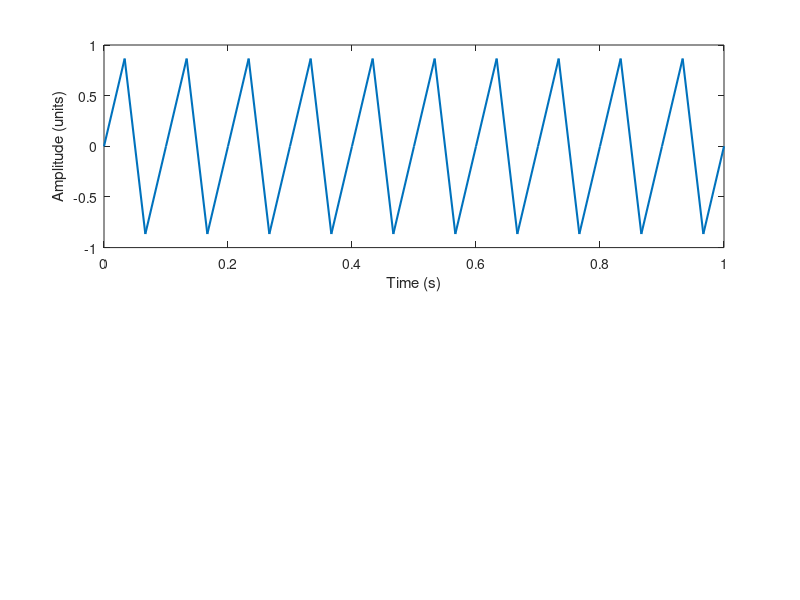

Source code (MATLAB): (Note: this script raises an error after producing the figure.)
fs = 30;

freq = 100;
A = 1;
phase = 0;
t = 0:1/fs:1;

x = A*sin(2*pi*freq*t + phase);

subplot(2,1,1);
plot(t,x, 'linewidth', 1.5);
hold on;
xlabel('Time (s)'); ylabel('Amplitude (units)');
title("Sine wave, with Amplitude = " + A + " unit, frequency " ...
    + freq + "Hz, and phase = " + rad2deg(phase) + " degrees");


length_x=length(x); 
n_points = 1024;
Y  = fft(x,n_points);
f = (-n_points/2 : n_points/2-1)*fs/n_points; %Making frequency axis
Y = fftshift(Y);                            %Brings the center to zero 

subplot(2,1,2);
stem(f,abs(Y), 'linewidth', 1.5); 
title('Fourier domain representation of above sine wave');
xlabel('Frequency (Hz)');
ylabel('|Y(f)|');
xlim([-2*freq 2*freq]);
